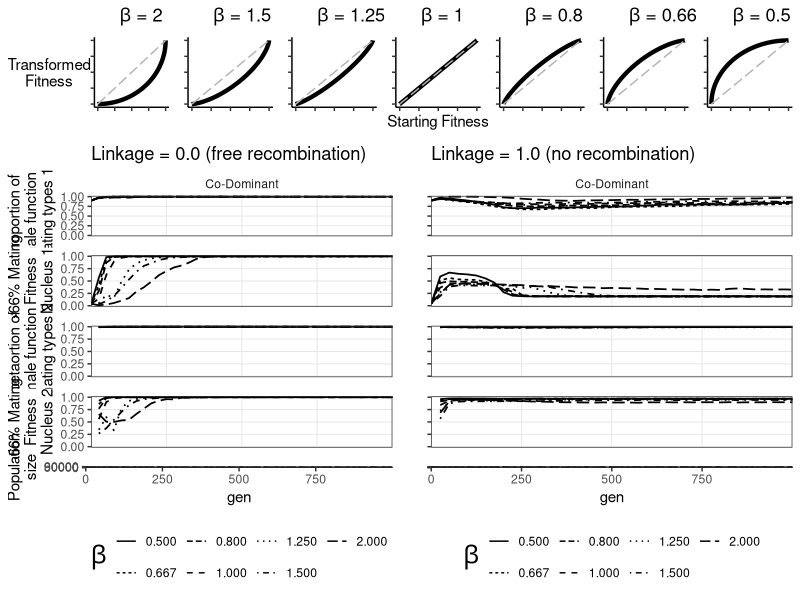

Recreate this plot in R.
library("ggplot2")
library("tidyr")
library(gridExtra)


# sample ------------------------------------------------------------------

x <- seq(0,1,0.0001)

d <- data.frame(x=x,
                y=x,
                y1=1-(1-x^2)^0.5,
                y2=(1-((1-x)^2))^0.5,
                y3=1-(1-x^1.5)^0.667,
                y4=(1-((1-x)^1.5))^0.667,
                y5=1-(1-x^1.25)^0.8,
                y6=(1-((1-x)^1.25))^0.8)

p <- ggplot(data=d)+ #geom_line(aes(x=x,y=y ),lty=5,color="grey70") +
  #                geom_line(aes(x=x,y=y1),color="grey50") +
  #                geom_line(aes(x=x,y=y2),color="grey50") +
  #                geom_line(aes(x=x,y=y3),color="grey50") +
  #                geom_line(aes(x=x,y=y4),color="grey50") +
  #                geom_line(aes(x=x,y=y5),color="grey50") +
  #                geom_line(aes(x=x,y=y6),color="grey50") +
  theme_classic() + xlab("") +theme(
    axis.text.x=element_blank(),
    axis.text.y=element_blank(),
    axis.title.y=element_blank()
  )
p1 <- p + geom_line(aes(x=x,y=y1),size=1.5,color="black") + geom_line(aes(x=x,y=y ),lty=5,color="grey70") + ggtitle(expression(paste("     ",beta," = 2")))+ theme(axis.title.y = element_text()) + ylab("Transformed\nFitness")
p2 <- p + geom_line(aes(x=x,y=y3),size=1.5,color="black") + geom_line(aes(x=x,y=y ),lty=5,color="grey70") + ggtitle(expression(paste("     ",beta," = 1.5")))
p3 <- p + geom_line(aes(x=x,y=y5),size=1.5,color="black") + geom_line(aes(x=x,y=y ),lty=5,color="grey70") + ggtitle(expression(paste("     ",beta," = 1.25")))
p4 <- p + geom_line(aes(x=x,y=y ),size=1.5,color="black") + geom_line(aes(x=x,y=y ),lty=5,color="grey70") + ggtitle(expression(paste("     ",beta," = 1")))+ theme(axis.title.x = element_text()) + xlab("Starting Fitness")
p5 <- p + geom_line(aes(x=x,y=y6),size=1.5,color="black") + geom_line(aes(x=x,y=y ),lty=5,color="grey70") + ggtitle(expression(paste("     ",beta," = 0.8")))
p6 <- p + geom_line(aes(x=x,y=y4),size=1.5,color="black") + geom_line(aes(x=x,y=y ),lty=5,color="grey70") + ggtitle(expression(paste("     ",beta," = 0.667")))
p7 <- p + geom_line(aes(x=x,y=y2),size=1.5,color="black") + geom_line(aes(x=x,y=y ),lty=5,color="grey70") + ggtitle(expression(paste("     ",beta," = 0.5"))) 

#pdf("/Users/user/Downloads/grid.betas.pdf",width=10,height=1.5)
samples <- arrangeGrob(p1,p2,p3,p4,p5,p6,p7,nrow=1,widths=c(1.7,1,1,1,1,1,1))
#dev.off()





# prep --------------------------------------------------------------------


setwd("/Users/user/Desktop/Basid.Sex.Sim/Fig4_competition/")
#loads dataset
d1 <- read.csv("output.grouped.V5.3.beta.csv",row.names = NULL)
d1$trt <- sub("temp_","",d1$trt)
d2 <- separate(d1,trt,c("linkage","role","beta"),sep="_")
d2$role[d2$role==0] <- "Dominant"
d2$role[d2$role==1] <- "Co-Dominant"
d2$role[d2$role==2] <- "Recessive"
d2$role[d2$role==3] <- "No Dikaryon\nMale Role"
d2$role <- factor(d2$role,c("Dominant","Co-Dominant","Recessive","No Dikaryon\nMale Role"))
#betarotion maters is 
d2$non_zero <- (d2$zero1+d2$lt151+d2$gt151)-d2$zero1
d2$p_maters <- (d2$gt151+d2$gt152)/(d2$lt151+d2$gt151+d2$lt152+d2$gt152)
d2$p_maters1 <- (d2$gt151)/(d2$lt151+d2$gt151)
d2$p_maters2 <- (d2$gt152)/(d2$lt152+d2$gt152)
d2$mat      <- (d2$mat1+d2$mat2)/(d2$tot1+d2$tot2)
d_link   <- d2[d2$linkage=="lbeta",]
d_unlink <- d2[d2$linkage=="ubeta",]

# linked ------------------------------------------------------------------
lmaters1 <- ggplot(data=d_link,aes(x=gen,y=p_maters1)) +
  scale_x_continuous(expand=c(0,0),limits=c(0,1000))+
  scale_y_continuous(expand=c(0,0),limits=c(-0.02,1.02))+
  geom_line(aes(group=beta,lty=beta),size=0.6) + facet_grid(cols=vars(d_link$role)) + 
  theme_bw() + theme(axis.title.x = element_blank(),
                     axis.text = element_blank(),
                     axis.ticks.x = element_blank(),
                     panel.grid.minor = element_blank(),
                     panel.grid.major = element_line(size=0.3,colour="grey90"),
                     legend.position = "none",
                     strip.background=element_blank()) + 
  ggtitle("Linkage = 1.0 (no recombination)") +
  ylab("")
  #ylab("betaortion of\nmale function\nmating types 1")
lmaters2 <- ggplot(data=d_link,aes(x=gen,y=p_maters2)) + 
  scale_x_continuous(expand=c(0,0),limits=c(0,1000))+
  scale_y_continuous(expand=c(0,0),limits=c(-0.02,1.02))+
  geom_line(aes(group=beta,lty=beta),size=0.6) + facet_grid(cols=vars(d_link$role)) + 
  theme_bw() + theme(axis.title.x = element_blank(),
                     axis.text = element_blank(),
                     strip.text = element_blank(),
                     axis.ticks.x = element_blank(),
                     panel.grid.minor = element_blank(),
                     panel.grid.major = element_line(size=0.3,color="grey90"),
                     legend.position = "none") + 
  ylab("")
  #ylab("betaortion of\nmale function\nmating types 2")
lparasites1 <- ggplot(data=d_link,aes(x=gen,y=mat1/tot1)) + geom_line(aes(group=beta,lty=beta),size=0.6) + facet_grid(cols=vars(d_link$role)) + 
  scale_x_continuous(expand=c(0,0),limits=c(0,1000))+
  scale_y_continuous(expand=c(0,0),limits=c(-0.02,1.02))+
  theme_bw() + theme(axis.title.x = element_blank(),
                     strip.text.x = element_blank(),
                     axis.text = element_blank(),
                     axis.ticks.x = element_blank(),
                     panel.grid.minor = element_blank(),
                     panel.grid.major = element_line(size=0.3,color="grey90"),
                     legend.position = "none") + 
  ylab("")
  #ylab(" >66% Mating\nFitness\nNucleus 1")
lparasites2 <- ggplot(data=d_link,aes(x=gen,y=mat2/tot2)) + geom_line(aes(group=beta,lty=beta),size=0.6) + facet_grid(cols=vars(d_link$role)) + 
  scale_x_continuous(expand=c(0,0),limits=c(0,1000),breaks=c(0,250,500,750))+
  scale_y_continuous(expand=c(0,0),limits=c(-0.02,1.02))+
  theme_bw() + theme(axis.title.x = element_blank(),
                     strip.text.x = element_blank(),
                     axis.text = element_blank(),
                     axis.ticks.x = element_blank(),
                     panel.grid.minor = element_blank(),
                     panel.grid.major = element_line(size=0.3,color="grey90"),
                     legend.position = "none") + 
  labs(lty="Initial betaortion of non-maters")+
  xlab("Generations") + ylab("")

lpop_size <- ggplot(data=d_link,aes(x=gen,y=non_zero)) + geom_line(aes(group=beta,lty=beta)) + facet_grid(cols=vars(d_link$role)) + 
  scale_x_continuous(expand=c(0,0),limits=c(0,1000),breaks=c(0,250,500,750))+
  scale_y_continuous(expand=c(0,0),limits=c(-200,90200),breaks=c(0,30000,60000,90000))+
  theme_bw() + ylab("") + labs(lty=expression(beta))+
  theme(
    panel.grid.minor=element_blank(),
    axis.text.y=element_blank(),
    panel.grid.major=element_line(size=0.3,color="grey90"),
    strip.text.x=element_blank(),
    legend.position="bottom",
    legend.title=element_text(size=18)
  )



# unlinked ----------------------------------------------------------------
umaters1 <- ggplot(data=d_unlink,aes(x=gen,y=p_maters1)) +
  scale_x_continuous(expand=c(0,0),limits=c(0,1000))+
  scale_y_continuous(expand=c(0,0),limits=c(-0.02,1.02))+
  geom_line(aes(group=beta,lty=beta),size=0.6) + facet_grid(cols=vars(d_unlink$role)) + 
  theme_bw() + theme(axis.title.x = element_blank(),
                     axis.text.x = element_blank(),
                     axis.ticks.x = element_blank(),
                     panel.grid.minor = element_blank(),
                     panel.grid.major = element_line(size=0.3,colour="grey90"),
                     legend.position = "none",
                     strip.background = element_blank()) + 
  ggtitle("Linkage = 0.0 (free recombination)") +
  ylab("Proportion of\nmale function\nmating types 1")
umaters2 <- ggplot(data=d_unlink,aes(x=gen,y=p_maters2)) + 
  scale_x_continuous(expand=c(0,0),limits=c(0,1000))+
  scale_y_continuous(expand=c(0,0),limits=c(-0.02,1.02))+
  geom_line(aes(group=beta,lty=beta),size=0.6) + facet_grid(cols=vars(d_unlink$role)) + 
  theme_bw() + theme(axis.title.x = element_blank(),
                     axis.text.x = element_blank(),
                     strip.text = element_blank(),
                     axis.ticks.x = element_blank(),
                     panel.grid.minor = element_blank(),
                     panel.grid.major = element_line(size=0.3,color="grey90"),
                     legend.position = "none") + 
  ylab("betaortion of\nmale function\nmating types 2")

uparasites1 <- ggplot(data=d_unlink,aes(x=gen,y=mat1/tot1)) + geom_line(aes(group=beta,lty=beta),size=0.6) + facet_grid(cols=vars(d_unlink$role)) + 
  scale_x_continuous(expand=c(0,0),limits=c(0,1000))+
  scale_y_continuous(expand=c(0,0),limits=c(-0.02,1.02))+
  theme_bw() + theme(axis.title.x = element_blank(),
                     strip.text.x = element_blank(),
                     axis.text.x = element_blank(),
                     axis.ticks.x = element_blank(),
                     panel.grid.minor = element_blank(),
                     panel.grid.major = element_line(size=0.3,color="grey90"),
                     legend.position = "none") + 
  ylab(" >66% Mating\nFitness\nNucleus 1")
uparasites2 <- ggplot(data=d_unlink,aes(x=gen,y=mat2/tot2)) + geom_line(aes(group=beta,lty=beta),size=0.6) + facet_grid(cols=vars(d_unlink$role)) + 
  scale_x_continuous(expand=c(0,0),limits=c(0,1000),breaks=c(0,250,500,750))+
  scale_y_continuous(expand=c(0,0),limits=c(-0.02,1.02))+
  theme_bw() + theme(axis.title.x = element_blank(),
                     strip.text.x = element_blank(),
                     axis.text.x = element_blank(),
                     axis.ticks.x = element_blank(),
                     panel.grid.minor = element_blank(),
                     panel.grid.major = element_line(size=0.3,color="grey90"),
                     legend.position = "none") + 
  labs(lty="Initial betaortion of non-maters")+
  xlab("Generations") + ylab(">66% Mating\nFitness\nNucleus 2")

upop_size <- ggplot(data=d_unlink,aes(x=gen,y=non_zero)) + geom_line(aes(group=beta,lty=beta)) + facet_grid(cols=vars(d_unlink$role)) + 
  scale_x_continuous(expand=c(0,0),limits=c(0,1000),breaks=c(0,250,500,750))+
  scale_y_continuous(expand=c(0,0),limits=c(-200,90200),breaks=c(0,30000,60000,90000))+
  theme_bw() + ylab("Population\nsize") + labs(lty=expression(beta))+
  theme(
    panel.grid.minor=element_blank(),
    panel.grid.major=element_line(size=0.3,color="grey90"),
    strip.text.x=element_blank(),
    legend.position="bottom",
    legend.title=element_text(size=18)
  )




# plotting ----------------------------------------------------------------


#grid.arrange(lmaters1,lparasites1,lmaters2,lparasites2,
#             nrow=4,heights=c(1.3,1,1,1.5))
#grid.arrange(umaters1,uparasites1,umaters2,uparasites2,
#             nrow=4,heights=c(1.3,1,1,1.5))
data <- arrangeGrob(umaters1,lmaters1,
             uparasites1,lparasites1,
             umaters2,lmaters2,
             uparasites2,lparasites2,
             upop_size,lpop_size,
             nrow=5,heights=c(1.55,1,1,1,2.0))
pdf("/Users/user/Desktop/Basid.Sex.Sim/Fig4_competition/fig_comp.beta.May18.pdf",width=12,height=9.3)
grid.arrange(samples,data,nrow=2,heights=c(0.3,1))
dev.off()
